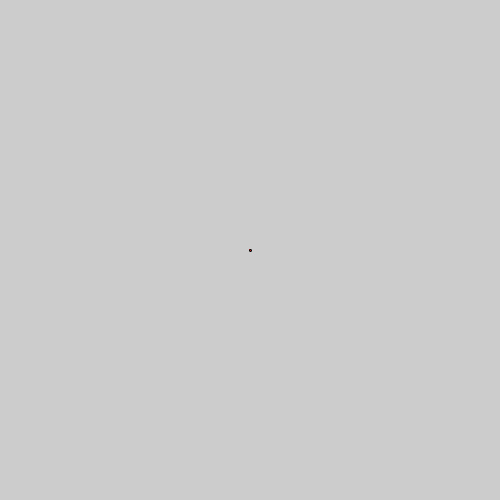
Frame 1 (no input)
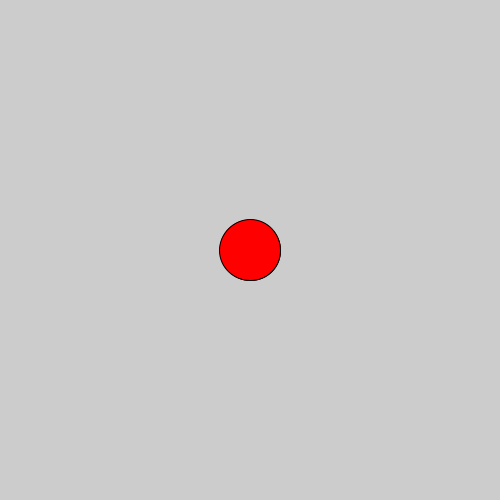
Frame 60 (the mouse pressed at the canvas centre just before this capture)
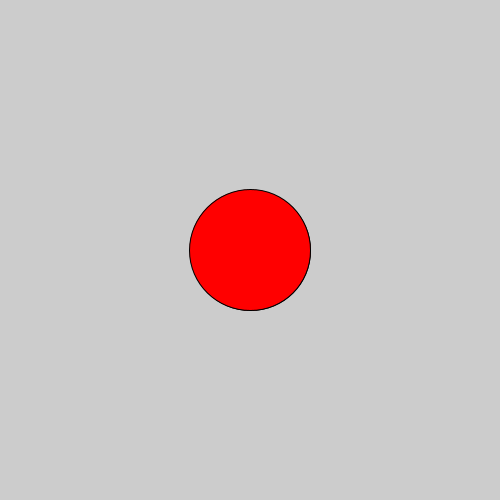
Frame 120 (the mouse held since frame 60 and released just before this capture)

The Processing sketch that drew these frames (run headless with seeded random() and noise(); from frame 60 on, the mouse is pressed at the canvas centre):

// Processing sketch: sketch_02_20_18_question5
// ── sketch_02_20_18_question5.pde
//incomplete, could not figure out how to make circle shrink after growing; may need help understanding the code where we got the balls to move back and forth

float x = 1;
float y = 1;

void setup() {
  size(500, 500);
  frameRate(120);
  fill(255, 0, 0);
}

void draw() {
  if (x < width && y < height) {
    x = x + 1;
    y = y + 1;
  } 
  if (x >= width && y >= height) {
    x = x - 1;
    y = y - 1;
  }
  ellipse(width/2, height/2, x, y);
}
